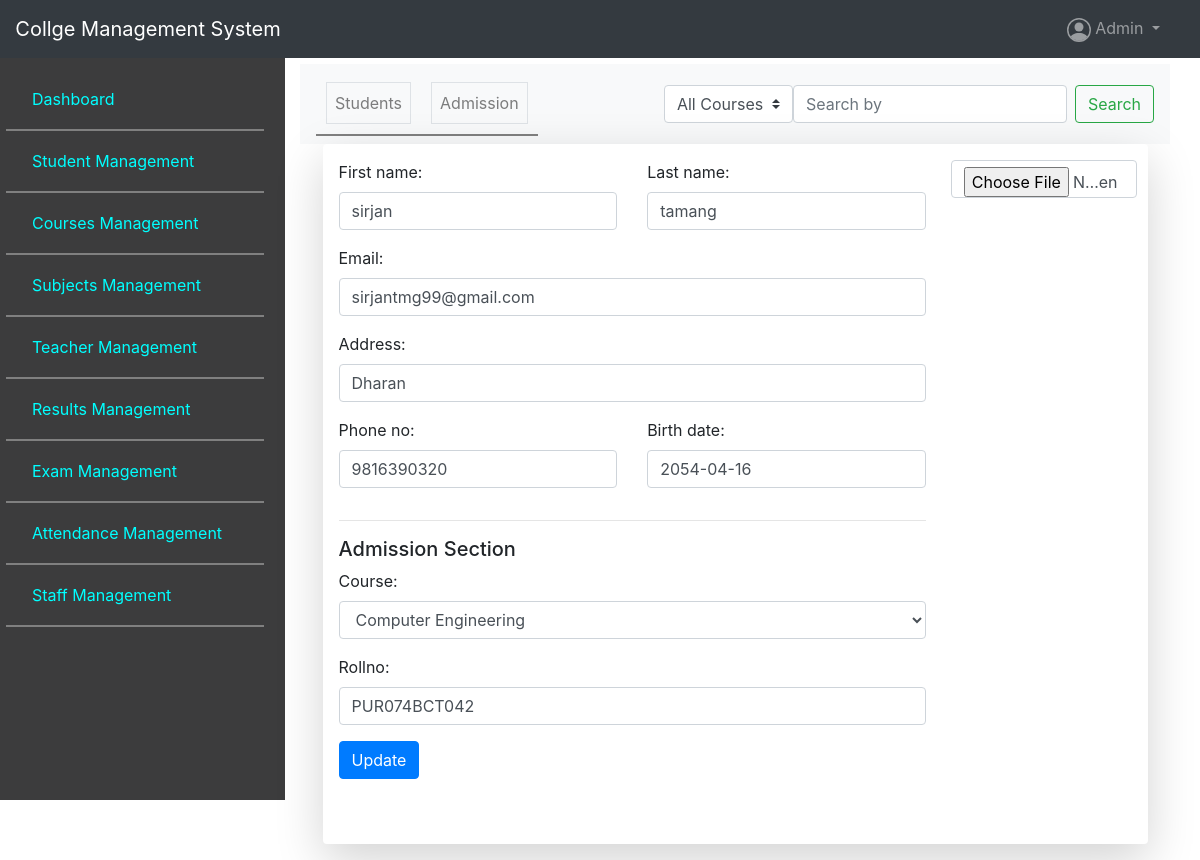
The page /college/student_management/1/update/ on the database its author committed.
### college/models/student.py (models this page shows, shortened)
class Student(models.Model):
    StuId = models.AutoField(primary_key=True)
    first_name = models.CharField(max_length=150)
    last_name = models.CharField(max_length=150)
    birth_date = models.DateField()
    address = models.CharField(max_length=150)
    phone_no = models.CharField(max_length=15)
    email = models.EmailField(max_length=150,blank=True)
    avatar = models.ImageField(upload_to="avatar/")
    objects = StudentManager()
    import datetime

class Admission(models.Model):
    student = models.OneToOneField(Student,on_delete=models.CASCADE)
    course = models.ForeignKey(Course,on_delete = models.CASCADE)
    date = models.DateField(auto_now_add=True)
    rollno = models.CharField(max_length=100,blank=True)
    passout = models.BooleanField(default=False)
    leave = models.BooleanField(default=True)

### college/views/student.py (the view, shortened to what this page needs)
class StudentUpdateView(View):
    def get(self,request,student_id):
        student = Student.objects.get(StuId=student_id)
        student_form = StudentForm(instance=student)
        admission = Admission.objects.get(student=student)
        admission_form = AdmissionUpdateForm(instance=admission)
        context_data = {
            'student_form':student_form,
            'admission_form':admission_form,
            'student':student
        }
        return render(request,"student/update.html",context_data)

### college/forms/studentForm.py
class StudentForm(forms.ModelForm):
    class Meta:
        model = Student
        fields = ('first_name','last_name','birth_date','address','phone_no','email','avatar')
        widgets = {
            'first_name':forms.TextInput(attrs={'class':'form-control','placeholder':'Enter First Name'}),
            'last_name':forms.TextInput(attrs={'class':'form-control','placeholder':'Enter Last Name'}),
            'address':forms.TextInput(attrs={'class':'form-control','placeholder':'Enter Your Address'}),
            'email':forms.EmailInput(attrs={'class':'form-control','placeholder':'Enter Your Email'}),
            'phone_no':forms.TextInput(attrs={'class':'form-control','placeholder':'Enter Your Phone Number'}),
            'birth_date':forms.DateInput(attrs={'class':'form-control','placeholder':'Enter Your Birth date'}),
            'avatar':forms.FileInput(attrs={'class':'form-control'})
        }

class AdmissionUpdateForm(forms.ModelForm):
    class Meta:
        model = Admission
        fields = ('course','rollno')
        widgets = {
            'course':forms.Select(attrs={'class':'form-control','placeholder':'Choose Your Course'}),
            'rollno':forms.TextInput(attrs={'class':'form-control','placeholder':'Enter Student Roll Number'}),
        }

### college/models/course.py (called while the page is built)
    def __str__(self):
        return self.Cname

### templates/student/update.html (shortened to what this page needs)
{% extends 'base_site/student_base.html' %}
{% load static %}
{% block inner_content %}
<div class="row">
    <div class="col-11 shadow-lg p-3 mb-3 bg-white rounded mx-auto" style="height: 700px; overflow-y: scroll; ">
        <form action="" method="POST" enctype="multipart/form-data">
            <div class="row">
                <div class="col-9">
                    <div class="row">
                        <div class="col-6">
                            <div class="form-group">
                                {{student_form.first_name.label_tag}}
                                {{student_form.first_name}}
                            </div>
                        </div>
                        <div class="col-6">
                            <div class="form-group">
                                {{student_form.last_name.label_tag}}
                                {{student_form.last_name}}
                            </div>
                        </div>
                    </div>
                    <div class="form-group">
                        {{student_form.email.label_tag}}
                        {{student_form.email}}
                    </div>
                    <div class="form-group">
                        {{student_form.address.label_tag}}
                        {{student_form.address}}
                    </div>
                    <div class="row">
                        <div class="col-6">
                            <div class="form-group">
                                {{student_form.phone_no.label_tag}}
                                {{student_form.phone_no}}
                            </div>
                        </div>
                        <div class="col-6">
                            <div class="form-group">
                                {{student_form.birth_date.label_tag}}
                                {{student_form.birth_date}}
                            </div>
                        </div>
                    </div>
                    <hr>
                    <h5>Admission Section</h5>
                    <div class="form-group">
                        {{admission_form.course.label_tag}}
                        {{admission_form.course}}
                    </div>
                    <div class="form-group">
                        {{admission_form.rollno.label_tag}}
                        {{admission_form.rollno}}
                    </div>
                </div>
                <div class="col-3">
                    <div class="form-row">
                        {{student_form.avatar}}
                    </div>
                </div>
            </div>
            <button type="submit" class="btn btn-primary">Update</button>
        </form>
    </div>
</div>
{% endblock inner_content %}

### static/css/admin_style.css (style rules this page uses)
* { margin: 0; padding: 0; box-sizing: border-box; }

### rows shown on the page
Student: first_name "sirjan", last_name "tamang", email "sirjantmg99@gmail.com", address "Dharan", phone_no "9816390320", birth_date "2054-04-16"
Admission: course "Computer Engineering", rollno "PUR074BCT042"

### other values the page prints
{{ student_form.first_name.label_tag }} "First name:"
{{ student_form.last_name.label_tag }} "Last name:"
{{ student_form.email.label_tag }} "Email:"
{{ student_form.address.label_tag }} "Address:"
{{ student_form.phone_no.label_tag }} "Phone no:"
{{ student_form.birth_date.label_tag }} "Birth date:"
{{ admission_form.course.label_tag }} "Course:"
{{ admission_form.rollno.label_tag }} "Rollno:"
